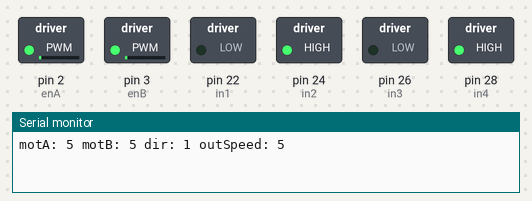
The sketch below on a simulated Arduino Mega 2560, built with avr-gcc and run on an emulated ATmega2560. Parts: switched loads named in the sketch (green lamp = pin HIGH), the last lines printed to the serial monitor.

Above: at 5.1 s.
At 13.6 s:
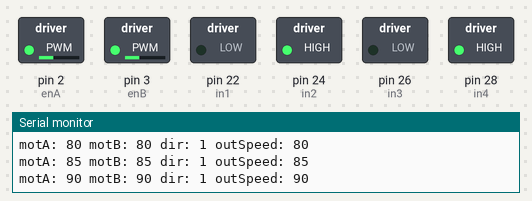
At 22.1 s:
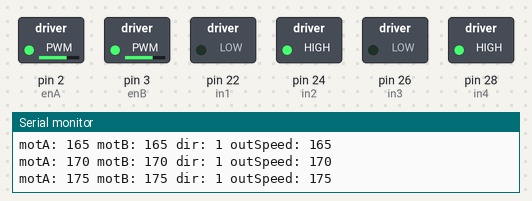
At 27.1 s:
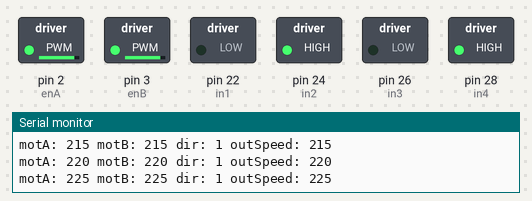
At 30.6 s:
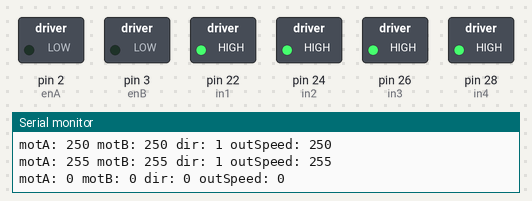
At 39.1 s:
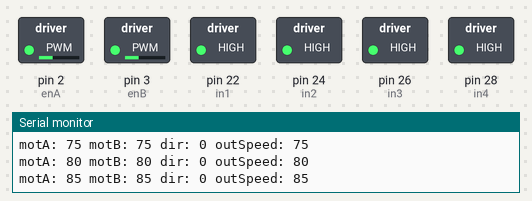
Timing chart, 0 to 40.0 s (numbered marks = the images above):
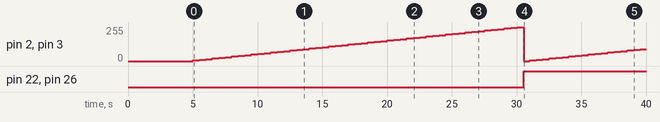

Measured:
- by itself, pin 22 (in1), pin 26 (in3): LOW → HIGH at 30.5 s
- by itself, pin 2 (enA), pin 3 (enB): 0/255 → 5/255 at 5.0 s, → 10/255 0.50 s later, → 15/255 0.50 s later, → 20/255 0.50 s later, … (70 changes in this stretch)

The sketch:

MotorTestforPWMrange.ino
```cpp
/*
 * MotorTestforPWMrange.ino
 * script for assessing the 'buzz' range on two motors
 * used to eliminate buzzing by excluding the range from a working sketch
 * Franklyn Watson
 */

#define enA 2   // motor A PWM signal
#define in1 22  // motor A fwd/rev
#define in2 24  // motor A fwd/rev
#define in3 26  // motor B fwd/rev
#define in4 28  // motor B fwd/rev
#define enB 3   // motor B PWM signal

int motorSpeedA;
int motorSpeedB;
int outSpeed = 0;
int dir = 1;

void setMotA(int dir) {          // Set the direction for left motor
  if (dir < 0) {
    // Set Motor A backward
    digitalWrite(in1, HIGH);
    digitalWrite(in2, LOW);
  } else if (dir > 0) {
    // Set Motor A forward
    digitalWrite(in1, LOW);
    digitalWrite(in2, HIGH);
  } else {
    digitalWrite(in1, HIGH);
    digitalWrite(in2, HIGH);
  }
}

void setMotB(int dir) {         // Set the direction for right motor
  if (dir < 0) {
    // Set Motor B backward
    digitalWrite(in3, HIGH);
    digitalWrite(in4, LOW);
  } else if (dir > 0) {
    // Set Motor B forward
    digitalWrite(in3, LOW);
    digitalWrite(in4, HIGH);
  } else {
    // Set Motor B stopped
    digitalWrite(in3, HIGH);
    digitalWrite(in4, HIGH);
  }
}

void setup() {
  pinMode(enA, OUTPUT);             // Setup for the H bridge pins
  pinMode(enB, OUTPUT);
  pinMode(in1, OUTPUT);
  pinMode(in2, OUTPUT);
  pinMode(in3, OUTPUT);
  pinMode(in4, OUTPUT);

  Serial.begin(9600);
  //Serial.println or Serial.print

  setMotA(1);
  setMotB(1);

  delay(5000);
}

void loop() {
  outSpeed += 5;
  if (outSpeed > 255) {
    outSpeed = 0;
    if (dir > -1) {
      dir--;
    } else {
      dir = 1;
    }
    setMotA(dir);
    setMotB(dir);
  }

  motorSpeedA = motorSpeedB = outSpeed;

  analogWrite(enA, motorSpeedA); // Send PWM signal to motor A
  analogWrite(enB, motorSpeedB); // Send PWM signal to motor B

  Serial.print("motA: "); Serial.print(motorSpeedA, DEC); Serial.print(" ");
  Serial.print("motB: "); Serial.print(motorSpeedB, DEC); Serial.print(" ");
  Serial.print("dir: "); Serial.print(dir, DEC); Serial.print(" ");
  Serial.print("outSpeed: "); Serial.print(outSpeed, DEC); Serial.print(" ");
  Serial.println(" ");

  delay(500);
}

// --- commented until motors tested by range, to find the lowest possible PWM range
//  // Prevent buzzing at low speeds (Adjust according to your motors. My motors couldn't start moving if PWM value was below value of 70)
//  if (motorSpeedA < 70) {
//    motorSpeedA = 0;                      // atm looking like 35 and up, both directions
//  }
//  if (motorSpeedB < 70) {
//    motorSpeedB = 0;
//  }
```
